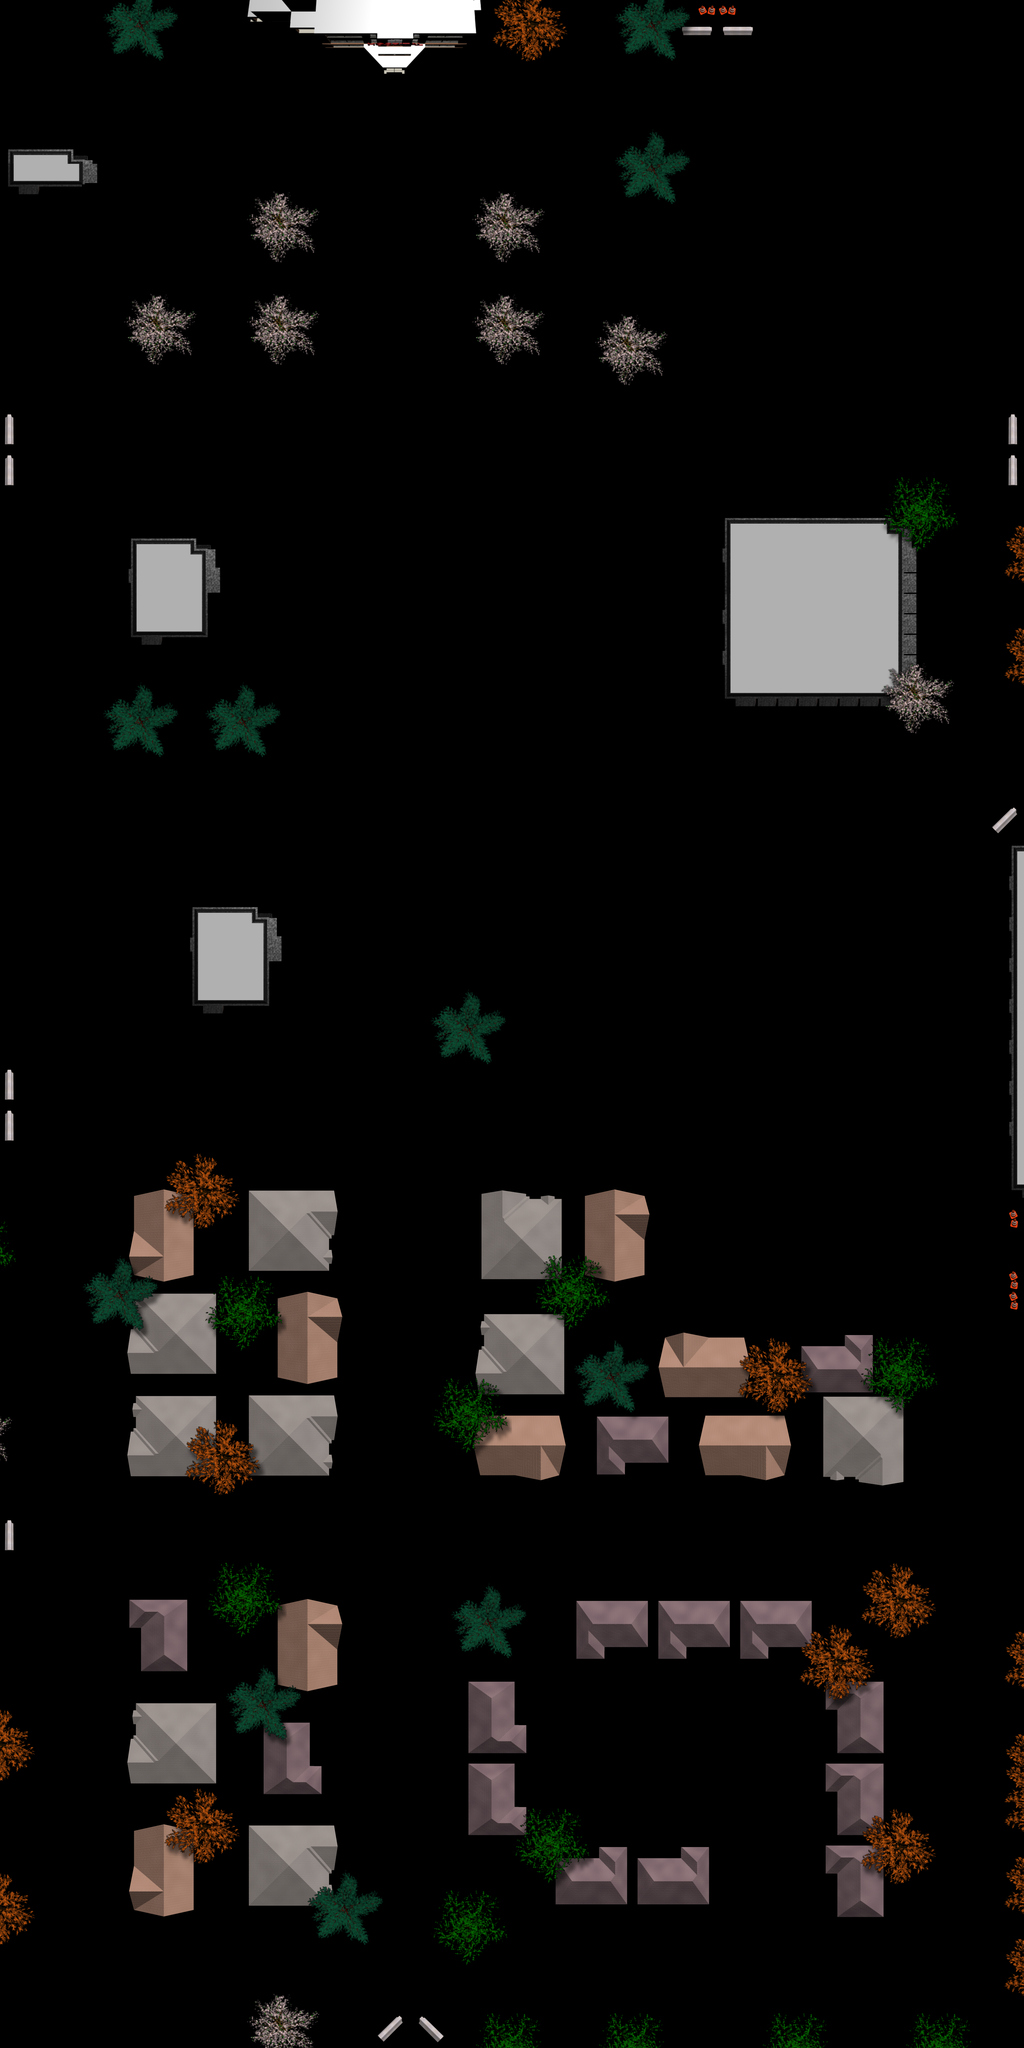

Tiled map render using the project's own tile images. Description and the map definition, with tile-layer contents summarised, below:
An orthogonal 50x100 tile map with 64x64 px tiles, 3 tile layers (homes, residential, trees), 4 tilesets.

<map version="1.0" orientation="orthogonal" width="50" height="100" tilewidth="64" tileheight="64">
 <tileset firstgid="1" name="tile_map" tilewidth="64" tileheight="64">
  <image source="tile_map.png" width="1024" height="1024" />
 </tileset>
 <tileset firstgid="257" name="house_tiles" tilewidth="64" tileheight="64">
  <image source="house_tiles.png" width="1024" height="1024" />
 </tileset>
 <tileset firstgid="513" name="residential_tiles-2" tilewidth="64" tileheight="64">
  <image source="residential_tiles-2.png" width="1024" height="1024" />
 </tileset>
 <tileset firstgid="769" name="meta_tiles" tilewidth="64" tileheight="64">
  <image source="meta_tiles.png" width="134" height="68" />
  <tile id="0">
   <properties>
    <property name="collision" value="YES" />
   </properties>
  </tile>
 </tileset>
 <layer name="homes" width="50" height="100">
  <data>[5000 cells, 546 non-empty, 205 distinct tile ids]</data>
 </layer>
 <layer name="residential" width="50" height="100">
  <data>[5000 cells, 326 non-empty, 124 distinct tile ids]</data>
 </layer>
 <layer name="trees" width="50" height="100">
  <data>[5000 cells, 761 non-empty, 80 distinct tile ids]</data>
 </layer>
</map>